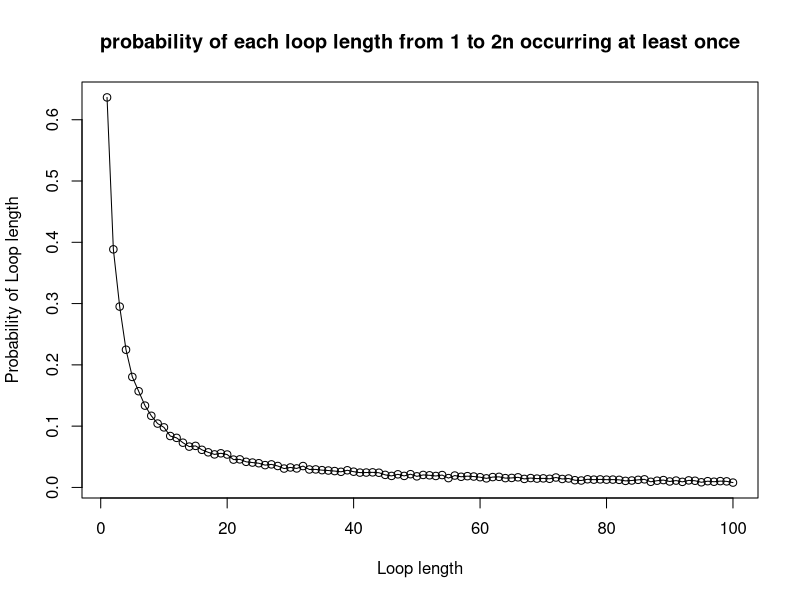
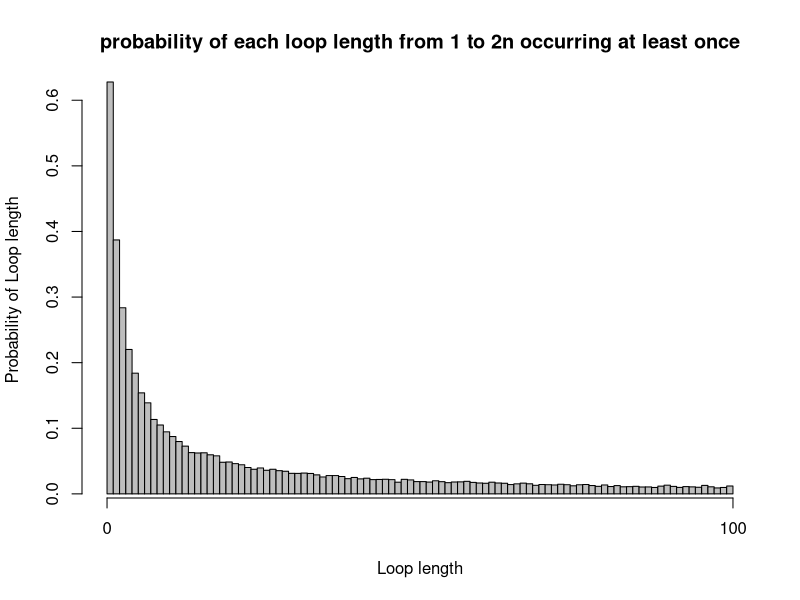

R code for these plots, in order:
# Karman Singh s1936373
# Viren Sirwani Mulani s1949143
# Alannah Hounat s2434943
# Git repo Link:
# Team member contributions to project:

# INPUT: n <- decides numbers of prisoners, k<- prisoner number, 
# numbered_boxes <- numbered boxes
# OUTPUT: the number of successes
# Purpose: Is to find and track the number of successes for us to calculate
# the probabilities in later functions. Also code isnt repeated in later functions
success_check <- function(n, k, numbered_boxes) {
  number_of_attempts <- 0
  number_of_success <- 0
  guess <- numbered_boxes[k]
  while (number_of_attempts <= n) {
    if (guess == k) {
      number_of_success <- 1
      break
    }
    else {
      guess <- numbered_boxes[guess]
      number_of_attempts <- number_of_attempts + 1
    }
  }
  
  return (number_of_success)
}

produce_random_numbered_boxes <- function(n, quantity) {
  return (sample(1:n, quantity))
}

# INPUT: n <- decides numbers of prisoners, k <- prisoner number, 
# strategy <- 1, 2 or 3, nreps <- number of times experiment is done,
# number_of_success<- the number of successes so far, 
# numbered_boxes<- numbered boxes
# OUTPUT: number of successes
# PURPOSE: This function simulates the first strategy where a prisoner
# picks a box with their number on it, the second strategy where a prisoner
# picks a random box to begin with, and the third strategy where a prisoner
# picks n boxes at random, checking each card for their number
strategy <- function(n, k, strategy, numbered_boxes){
  success_strategy3 <- 0
  if (strategy == 1)
    first_box <- k
  else if (strategy == 2)
    first_box <- produce_random_numbered_boxes(2 * n, 1)
  else if (strategy == 3) {
    random_box <- produce_random_numbered_boxes(2 * n, n)
    for (box in random_box) {
      #if one of the random boxes contains the prisoners number
      if (box == k){
        #count successes
        success_strategy3 <- 1
        break
      }
    }
    return (success_strategy3)
  }
  #check the success 
  check <- success_check(n, first_box, numbered_boxes)
  return(check)
}

# INPUT: n <- decides numbers of prisoners, k <- prisoner number, 
# strategy <- either 1,2,3, nreps <- number of times experiment is done
# OUTPUT: Probability estimate of prisoner k finding their number using given strategy
# PURPOSE: To find the probability of one prisoner finding their number
Pone <- function(n, k, strategy, nreps = 10000) {
  number_of_success <- 0
  for (reps in 1:nreps) {
    # index of numbered_boxes corresponds to the box number, and the value stored
    # at that index corresponds to the numbered card randomly placed in the box
    numbered_boxes <- produce_random_numbered_boxes(2 * n, 2 * n)
    number_of_success <- number_of_success + 
      strategy(n, k, strategy, numbered_boxes)
  }
  prob_one_estimate <- number_of_success / nreps
  return (prob_one_estimate)
}

# INPUT: n <- decides numbers of prisoners, strategy <- either 1,2,3
# nreps <- number of times experiment is done
# OUTPUT: Probability estimate of all prisoners finding their number using given strategy
# PURPOSE: To find the probability of all prisoners being released
Pall <- function(n, strategy, nreps = 10000) {
  number_of_success <- 0
  for (reps in 1:nreps) {
    # Outside inner loop since the room is returned to original state once 
    # prisoner leaves
    numbered_boxes <- produce_random_numbered_boxes(2 * n, 2 * n)
    for (prisoner_number in 1:(2 * n)) {
      if (strategy == 1) {
        check <- success_check(n, prisoner_number, numbered_boxes)
        if (check == 0)
          break
      }
      else if (strategy == 2) {
        random_start_box <- produce_random_numbered_boxes(2 * n, 1)
        check <- success_check(n, random_start_box, numbered_boxes)
        if (check == 0)
          break
      }
      else if (strategy == 3) {
        #picking n boxes at random
        random_box <- produce_random_numbered_boxes(2 * n, n)
        check <- 0
        for (box in random_box) {
          #if this random box contains the prisoners number
          if (box == prisoner_number) {
            check = 1
            break
          }
        }
        if (check == 0) {
          break
        }
      }
    }
    number_of_success <- number_of_success + check
  }
  
  prob_all_estimate <- number_of_success / nreps
  return (prob_all_estimate)
}

# cat("Probability estimate of a single prisoner succeeding in finding their number:")
# cat("\nn=5\nStrategy 1:", Pone(5, 7, 1))
# cat("\nStrategy 2:", Pone(5, 7, 2))
# cat("\nStrategy 3:", Pone(5, 7, 3))
# 
# cat("\nn=50\nStrategy 1:", Pone(50, 7, 1))
# cat("\nStrategy 2:", Pone(50, 7, 2))
# cat("\nStrategy 3:", Pone(50, 7, 3))
# 
# cat("\nProbability estimate of all prisoners succeeding in finding their numbers:")
# cat("\nn=5\nStrategy 1:", Pall(5, 1))
# cat("\nStrategy 2:", Pall(5, 2))
# cat("\nStrategy 3:", Pall(5, 3))
# 
# cat("\nn=50\nStrategy 1:", Pall(50, 1))
# cat("\nStrategy 2:", Pall(50, 2))
# cat("\nStrategy 3:", Pall(50, 3))

#example code for Pone
# Pone(50,1,1,10000)
# Pone(50,1,2,10000)
# Pone(50,1,3,10000)
# Pone(5,1,1,10000)
# Pone(5,1,2,10000)
# Pone(5,1,3,10000)
#example code for Pall
# Pall(50,1,10000)
# Pall(50,2,10000)
# Pall(50,3,10000)
# Pall(5,1,10000)
# Pall(5,2,10000)
# Pall(5,3,10000)

# For Pone evidently the less people there are (the smaller that n is) the better 
# chance of success. Although Strategy 3 yields almost consistently similar 
# results as after all we are still only observing n boxes with 2*n prisoners.

# Pall is where we observe a surprising result. Strategy 3 yields zero/near zero
# probabilities. Strategy 1 and 2 yields an approximate probability of 33% and 52% when
# n=50 and n=5 respectively. This seems to be the most optimal strategy, but why?
# This is due to a cycle.
# Every box leads to another box and eventually loops back to the prisoner number,
# this is guaranteed. What is not guaranteed is the cycle which contains the 
# prisoner number may have a length greater than n.


# probability of each loop length from 1 to 2n occurring at least once in a 
# random shuffling of cards to boxes = 1 - prob of each loop length occurring 
# 0 times
dloop <- function(n, nreps = 10000) {
  # count of all the cycles with loop length 1 to 2n that occurred 0 times 
  # in the simulation
  count_loop_length_0_times = rep(0, 2*n)
  #loop over all experiments(number of repetitions)
  for (reps in 1:nreps) {
    # index of numbered_boxes corresponds to the box number, and the value stored
    # at that index corresponds to the numbered card randomly placed in the box
    numbered_boxes <- produce_random_numbered_boxes(2 * n, 2 * n)
    # count of how many times a cycle has 1 to 2n loop length
    count_of_loop_length = rep(0, 2*n)
    # numbers that are already present in a cycle, hence don't need to be 
    # iterated over again
    numbers_iterated_over = c()
    # looping over all prisoner numbers
    for (prisoner_number in 1:(2 * n)) {
      # vector to hold various cycles, length of this vector would give the 
      # length of the cycle that contains the prisoner number
      individual_cycles = c()
      # if prisoner number is not present in any previous cycles, we follow
      # the path of boxes to find the cycle that contains the prisoner number
      # if the prisoner number is present, then just skip to the next 
      # prisoner number
      if (!(prisoner_number %in% numbers_iterated_over)) {
        individual_cycles = append(individual_cycles, prisoner_number)
        cycle = numbered_boxes[prisoner_number]
        # checks if the card removed from the box contains the prisoner number
        while (cycle != prisoner_number) {
          individual_cycles = append(individual_cycles, cycle)
          cycle = numbered_boxes[cycle]
        }
        count_of_loop_length[length(individual_cycles)] = 
          count_of_loop_length[length(individual_cycles)] + 1
        # appending the numbers in the cycle to the vector that contains all the
        # cycles
        numbers_iterated_over = append(numbers_iterated_over, individual_cycles)
      }
    }
    # finds all loop lengths that occurred 0 times in the experiment and adds 1
    # to the count for each of those loop lengths
    index_loop_length_0_times = grep(0, count_of_loop_length)
    count_loop_length_0_times[index_loop_length_0_times] = 
      count_loop_length_0_times[index_loop_length_0_times] + 1
  }
  prob_loop_length_0_times = count_loop_length_0_times/nreps
  prob_loop_length_at_least_once = 1 - prob_loop_length_0_times
  return (prob_loop_length_at_least_once)
}


# cat("Probability of loop length from 1 to 2n occurring at least once in a random shuffling of cards to boxes: ")
# cat("\nFor n=50: ", dloop(50))

# example code for dloop
# dloop(50,10000)

# Here n=50. For the prisoners to be successful, the longest loop must not be greater than
# 50. The probability of not having a loop longer than 50 is equal to the probability
# of a random permutation of the prisoner numbers 1 to 100 having a loop whose length is
# greater than 50. We first need to know the number of permutations of prisoner
# numbers 1 to 100 with a loop of length x>50. That is 100!/x. The probability of 
# of a random permutation containing no loops of length greater than 50 is 
# calculated below:

single_events <- factorial(100)*(1/(51:100))
sum_single_events <- sum(single_events)
prob_no_greater_50 <- 1 - (1/factorial(100))*sum_single_events
cat("The probability of no loop being longer than 50 is:", prob_no_greater_50)


# We use a line graph to visualize the probabilities for each loop length. A line
# graph is used her since we can identify trends in the data. Usually line graphs are
# used to track changes over a short or long period of time. But it can be used in
# this scenario.
n1 <- 50
loop_vector1 <- dloop(n=n1,nreps=10000)
line_graph <- plot(x= 1:(2*n1),
                   y=loop_vector1, 
                   type="o",
                   xlab="Loop length",
                   ylab="Probability of Loop length",
                   main= "probability of each loop length from 1 to 2n occurring at least once")

# A bar chart could be used to compare the different loop lengths. 
# The code is not too different here. Bar-chart may seem a bit cramped
n2 <- 50
loop_vector2 <- dloop(n=n2,nreps=10000)
bar_chart <- barplot(height=loop_vector2, 
                     xlab="Loop length",
                     ylab="Probability of Loop length",
                     main= "probability of each loop length from 1 to 2n occurring at least once",
                     space=0)
axis(side=1,at=c(0,(2*n2)))
